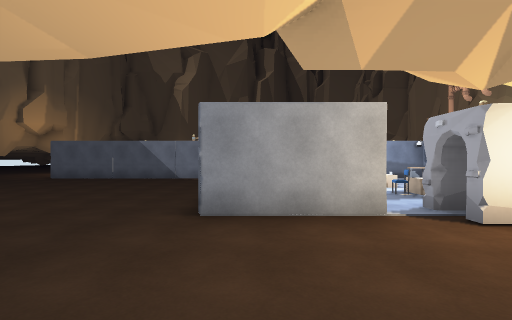
[1] (above)

24 first-person views from a walk through a scene from a Unity 3-D project. The camera is 1.5 m above the floor, looks level and sees 85° across. The floor is counted in squares, 2 m on a side. Each view is taken from the middle of a square. On the plan, view 1 faces up. The plan holds only what a view shows up to about 10 squares ahead; the rest is blank. The place goes on beyond the plan. The player character is not drawn.

[2]
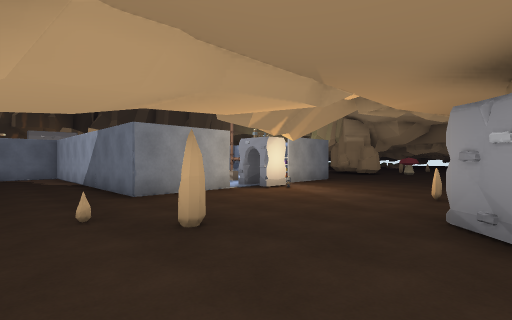

[3]
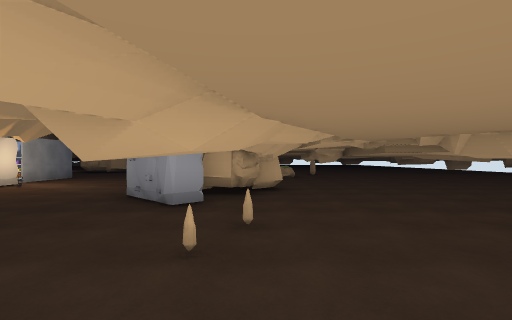

[4]
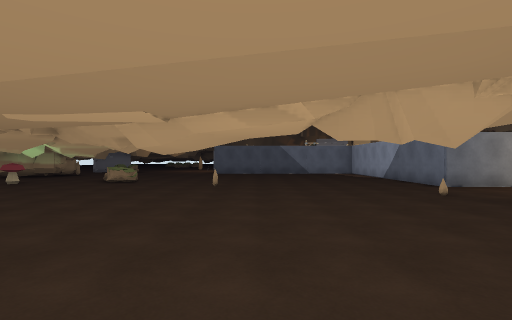

[5]
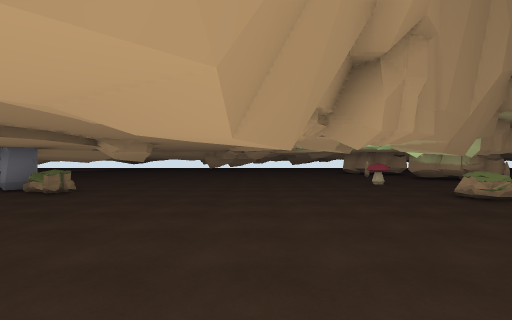

[6]
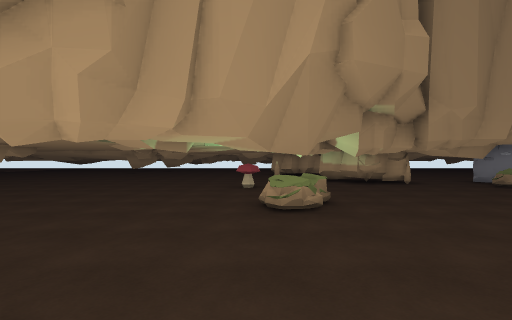

[7]
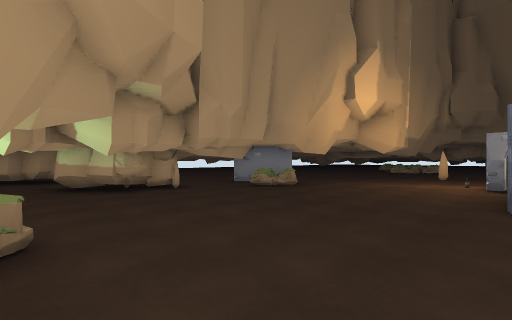

[8]
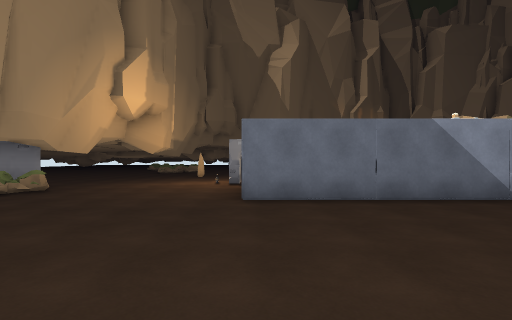

[9]
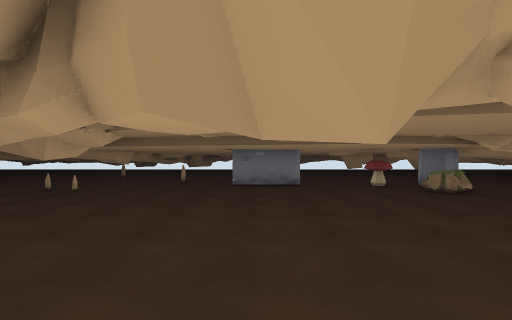

[10]
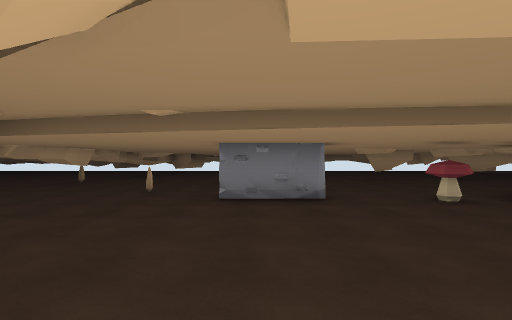

[11]
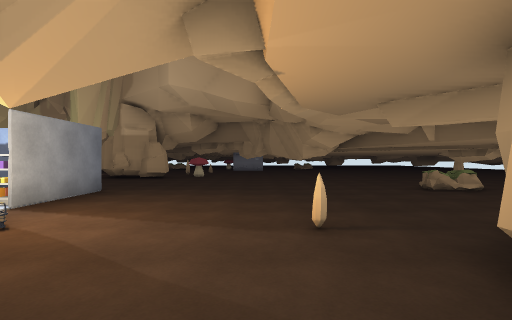

[12]
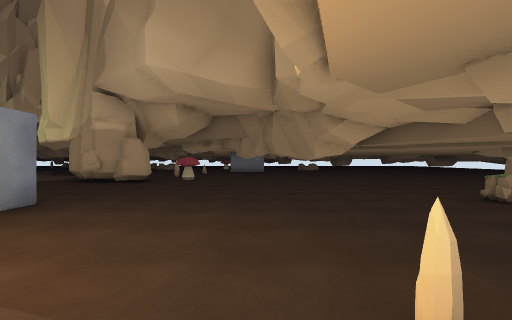

[13]
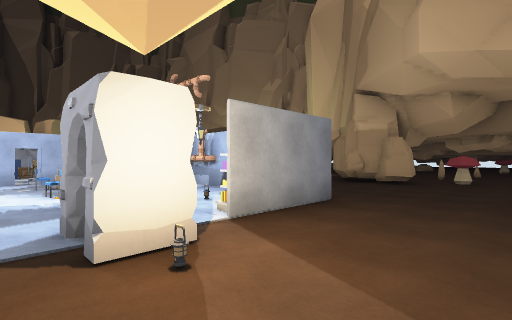

[14]
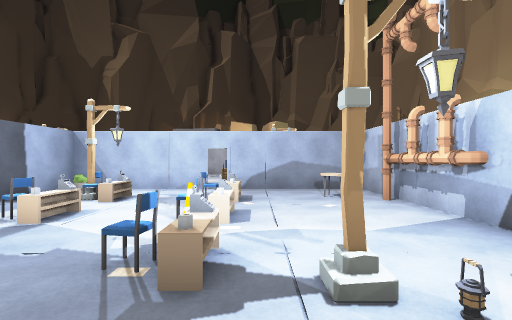

[15]
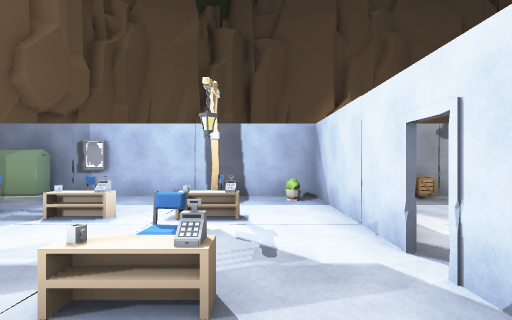

[16]
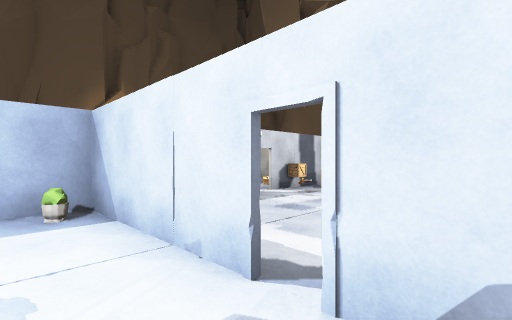

[17]
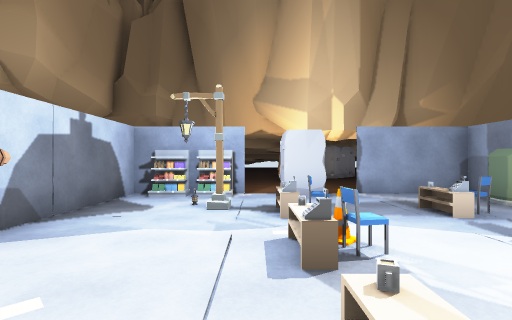

[18]
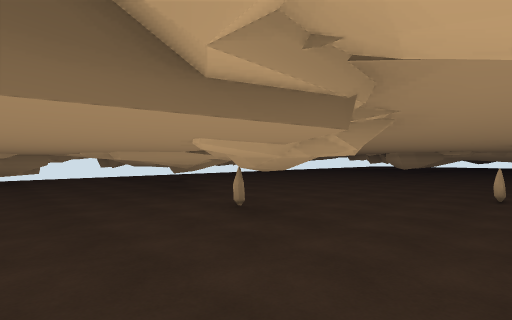

[19]
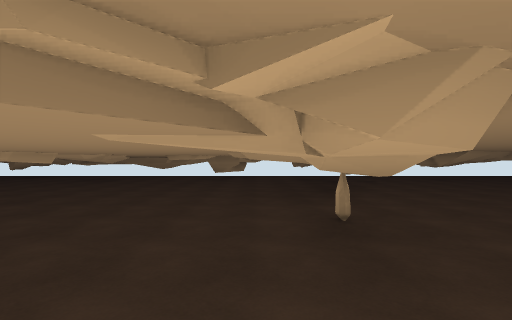

[20]
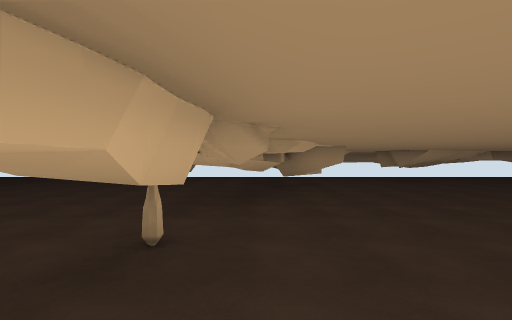

[21]
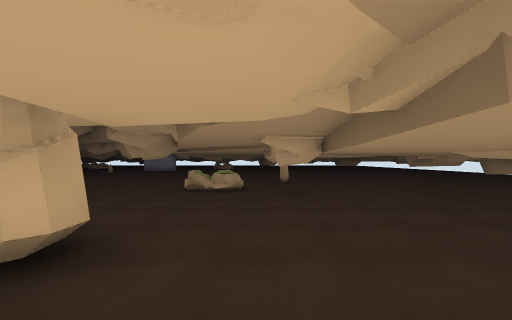

[22]
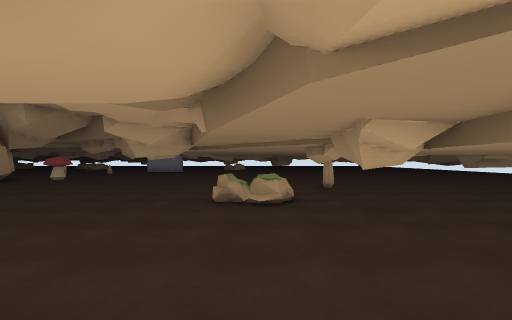

[23]
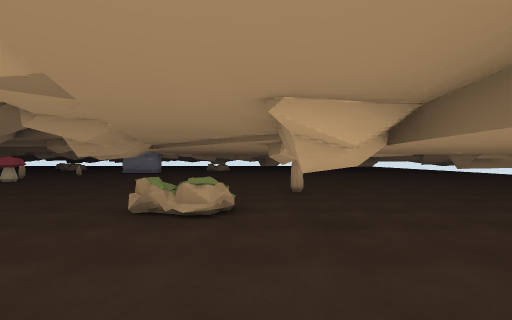

[24]
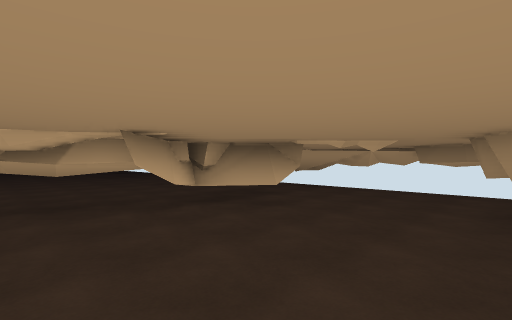

### Floor plan
Key: @ floor where view 1 was taken; # wall or solid block; x gap in a wall; . floor; = window, fence, low wall or low ledge; O other object.
Columns run from 16 left of view 1 to 13 right of it. Each row starts with its distance up from view 1.
 18       ..       #
 17      ...       #
 16  .......       #O
 15  ......O       #=O
 14   #.....       # ...
 13  #OO....       OO..O
 12 .#O.....#          O
 11 .........#######O#######
 10 OO.............#.O....O#
  9 OO.............#.OOOO..#
  8 OO.............#.O.OO.O#
  7 ...............#.O.O...#   ..
  6 .. ..OO........#OO.O.O.# ...#
  5 ..O..O..........OO.O...#...O#O
  4 .........O......##x#.OO#...O#.
  3 ...................O.........O
  2 ..............O...............
  1 ........#......#..............
  0 ................@.............
 -1 ...................O..........
 -2 ................##O....... #.
 -3 ..#..O.......O#.##.O.........
 -4 ....OO........O..O#..........
 -5  ...#O.................O......
 -6  ..##...##.O..................
 -7  .....................####....
 -8   .............##.............
 -9  #..#..........O..............
-10  #..#.. ......##..............
-11          ......##....#........
-12          .....## .............
-13         ....#.##.... ......##x
-14        ......##............ #.
-15        ......## .. ........
-16       ...#..### .#...##...
-17      #.. #....# ###
-18          .....#  #
-19          .#.###
-20           ####

Where each view was taken, in squares from view 1:
view 1: 0 up, 0 right, facing up
view 2: 2 down, 3 left, facing up-right
view 3: 4 down, 5 left, facing right
view 4: 4 down, 6 left, facing up
view 5: 1 up, 5 left, facing left
view 6: 5 up, 6 left, facing left
view 7: 6 up, 8 left, facing up-left
view 8: 6 up, 8 left, facing up
view 9: 3 up, 7 left, facing down
view 10: 0 up, 7 left, facing down
view 11: 0 up, 0 right, facing right
view 12: 0 up, 2 right, facing right
view 13: 1 up, 2 right, facing up-right
view 14: 4 up, 4 right, facing up
view 15: 10 up, 5 right, facing left
view 16: 10 up, 4 right, facing up-left
view 17: 10 up, 4 right, facing down
view 18: 6 down, 2 right, facing down-left
view 19: 6 down, 0 right, facing down
view 20: 7 down, 2 left, facing down
view 21: 6 down, 0 right, facing right
view 22: 5 down, 2 right, facing right
view 23: 6 down, 3 right, facing right
view 24: 12 down, 7 left, facing down-right
